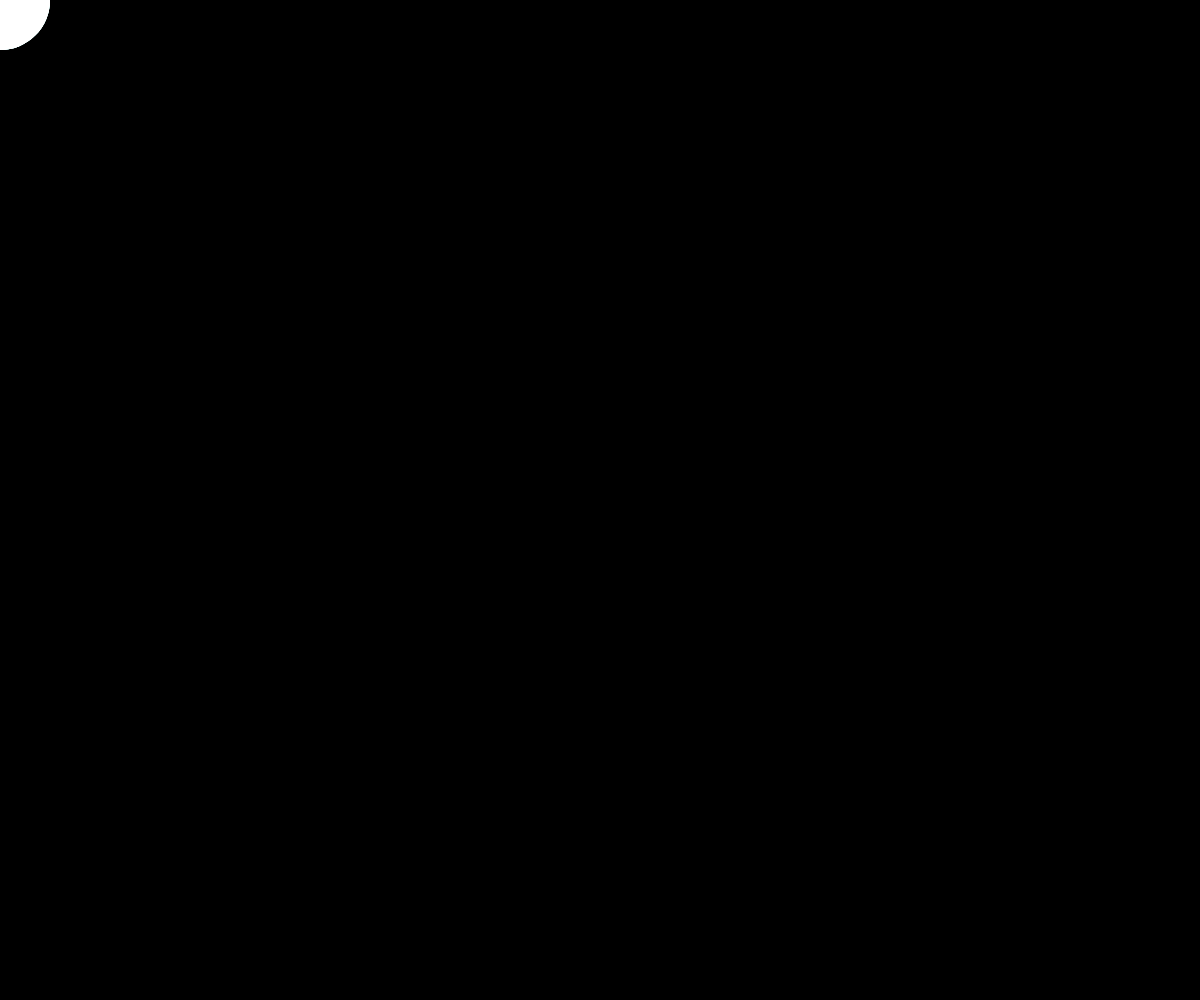
Frame 1 (no input)
Frame 60 (no input): identical to frame 1, image omitted
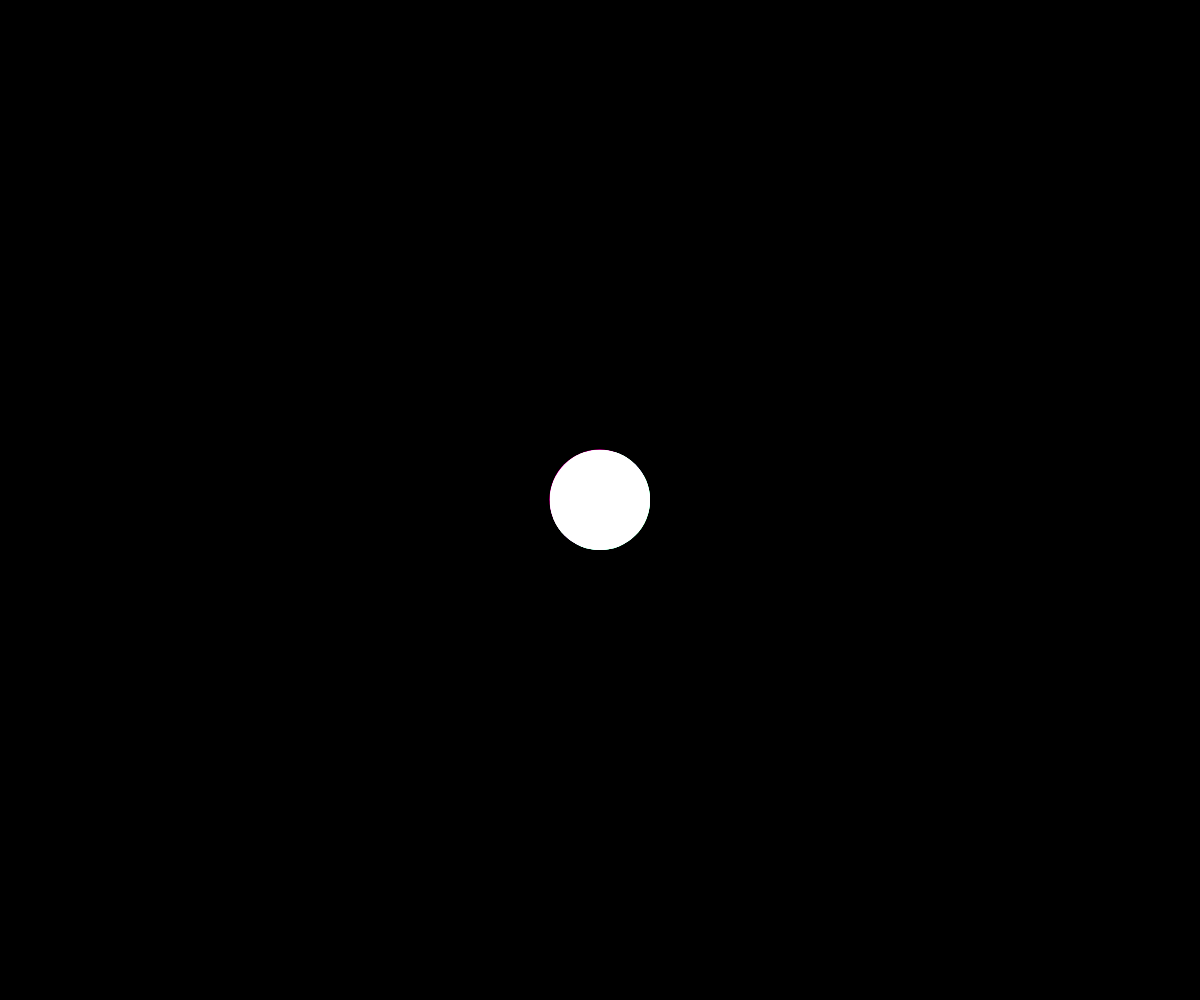
Frame 120 (the mouse pressed at the canvas centre since frame 60)

The p5.js sketch that drew these frames (run headless with seeded random() and noise() and a simulated clock; from frame 60 on, the mouse is pressed at the canvas centre):

// p5.js sketch
// ── sketch.js
let xpos = [];
let ypos = [];
let dx = [];
let dy = [];
let vx = [];
let vy = [];
let easing = [];
let num = 10;
let size = 100;

function setup() {
	createCanvas(windowWidth, windowHeight);
	colorMode(HSB);
	noStroke();
	for (let i = 0; i < num; i++) {
		xpos[i] = 0;
		ypos[i] = 0;
		easing[i] = 1 / i;
	}
}

function draw() {
	blendMode(BLEND);
	background(0);
	let mouse = createVector(mouseX, mouseY);

	for (let i = 0; i <= num; i++) {
		dx[i] = mouse.x - xpos[i];
		dy[i] = mouse.y - ypos[i];
		vx[i] = dx[i] * easing[i];
		vy[i] = dy[i] * easing[i];
		xpos[i] = xpos[i] + vx[i];
		ypos[i] = ypos[i] + vy[i];
		blendMode(SCREEN);
		let color = map(i, 0, num, 0, 360);
		fill(color, 100, 100);
		ellipse(xpos[i], ypos[i], size, size);
	}
}

function windowResized() {
	resizeCanvas(windowWidth, windowHeight);
}
